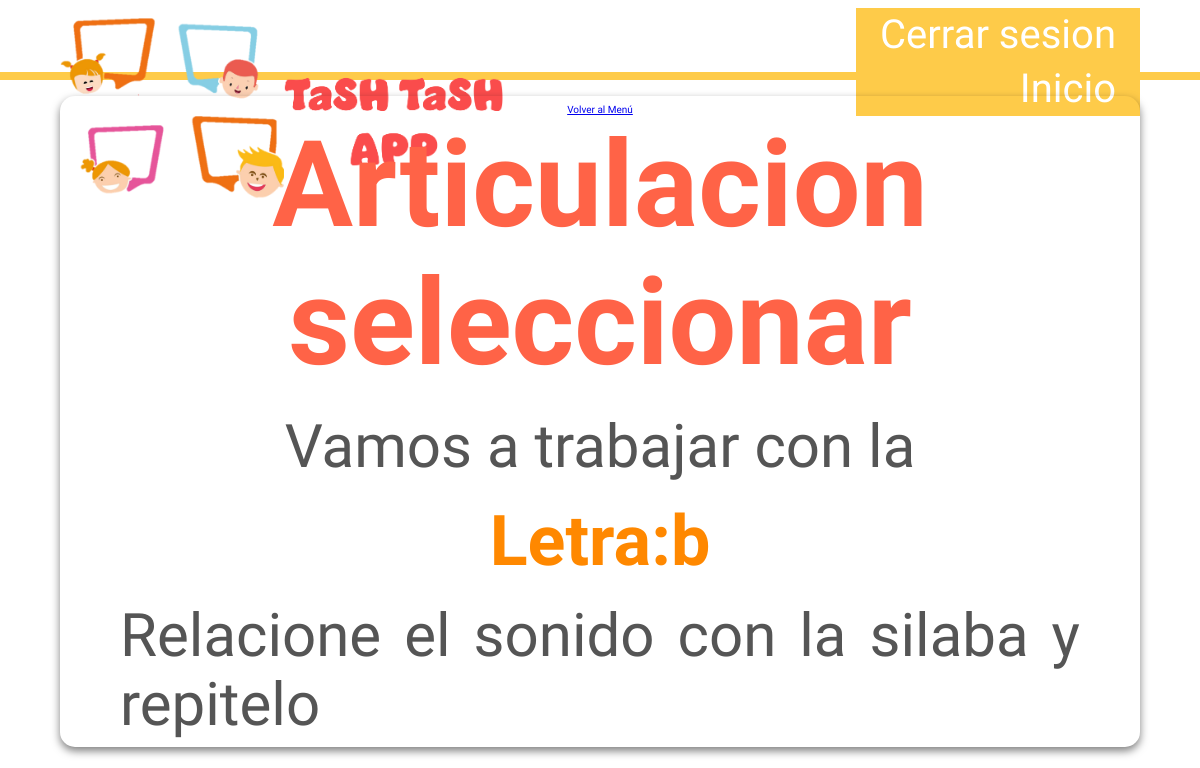
The page /articulacion/articulacion_seleccion/b/ (signed in) on the database as committed earlier.
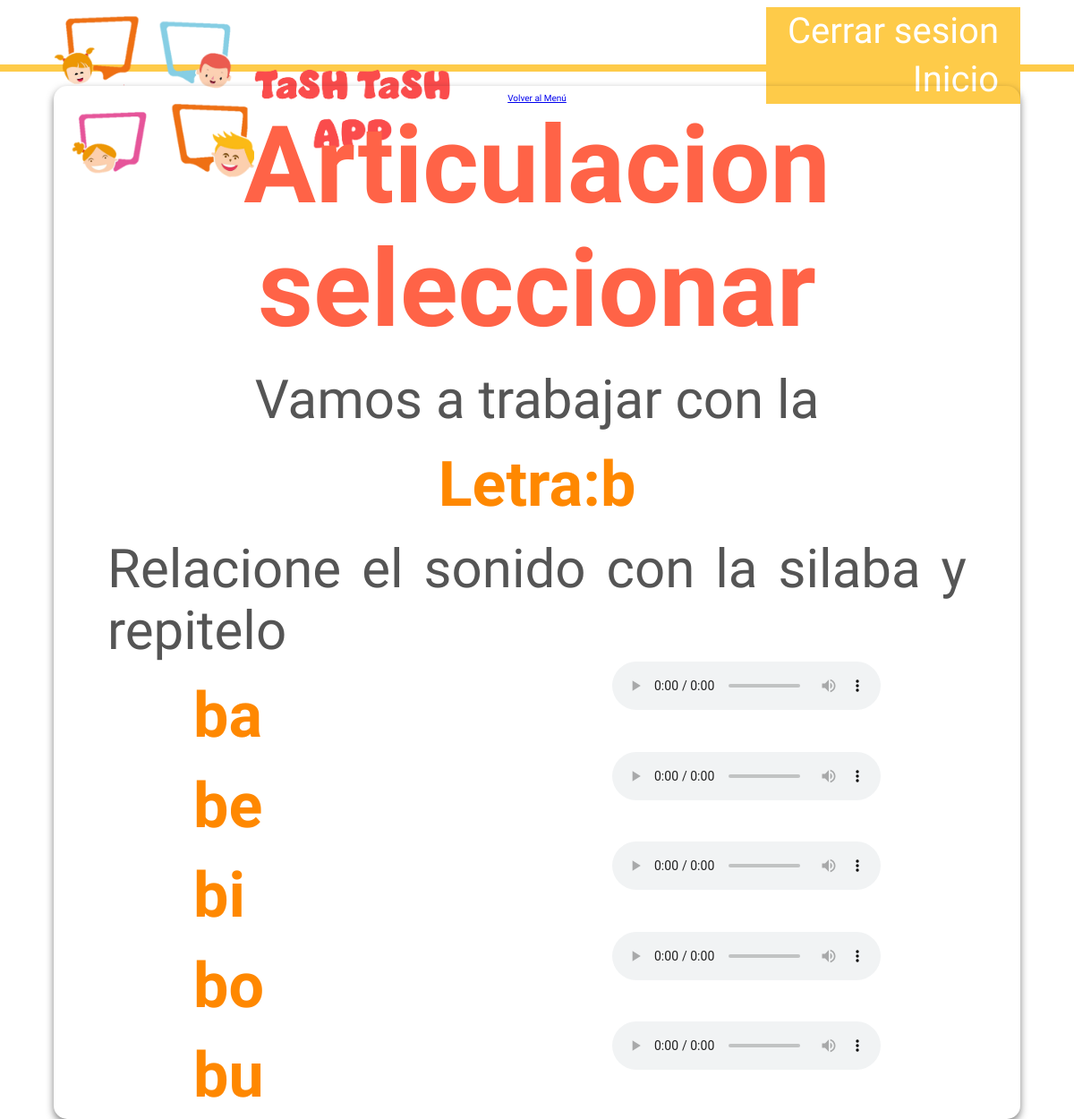
The same page on the database as committed later.
### articulacion/models.py (models this page shows, shortened)
class Articulacion_seleccion_info(models.Model):
    letra_categoria = models.TextField(max_length=100, verbose_name="letra_categoria")
    audio_a = models.FileField(upload_to='audios/', null=False, verbose_name="audio_a")
    audio_e = models.FileField(upload_to='audios/', null=False, verbose_name="audio_e")
    audio_i = models.FileField(upload_to='audios/', null=False, verbose_name="audio_i")
    audio_o = models.FileField(upload_to='audios/', null=False, verbose_name="audio_o")
    audio_u = models.FileField(upload_to='audios/', null=False, verbose_name="audio_u")

### articulacion/views.py (the view)
class Articulacion_seleccion_view(LoginRequiredMixin, ListView): #se crea una clase que hereda de ListView
    model = Articulacion_seleccion_info #traer el nombre de como llamamos a la clase que hicimos en models
    template_name = 'articulacion/articulacion_seleccion.html' #traer el nombre de la plantilla html
    context_object_name = 'instrucciones' #traer el nombre de la variable que se va a usar en la plantilla html
    def get_queryset(self):
        letra = self.kwargs['letra']
        return Articulacion_seleccion_info.objects.filter(letra_categoria=letra)
    def get_context_data(self, **kwargs):
        context = super().get_context_data(**kwargs)
        context['letra'] = self.kwargs['letra']
        return context

### articulacion/templates/articulacion/articulacion_seleccion.html (shortened to what this page needs)
{% extends "base.html" %}
{% load static %}
{% block extra_styles %}
    <link rel="stylesheet" href="{% static 'css/style_art_seleccion.css' %}">
{% endblock extra_styles %}
{% block content %}
<div class="content" >
    <a href="{% url 'menu_articulacion_seleccion' %}">Volver al Menú</a>
    <h2>Articulacion seleccionar</h2>
    <p> Vamos a trabajar con la </p>
    <h3>Letra:{{letra}}</h3>
    <p>Relacione el sonido con la silaba y repitelo</p>
    <ul>
    {% for instruccion in instrucciones  %}
        <li>
            <h3>{{letra}}a</h3>
            <audio controls>
                <source src="{{instruccion.audio_a.url}}" type="audio/mp3" >
            </audio>
        </li>
        <li>
            <h3>{{letra}}e</h3>
            <audio controls>
                <source src="{{ instruccion.audio_e.url }}" type="audio/mp3" >
            </audio>
        </li>
        <li>
            <h3>{{letra}}i</h3>
            <audio controls>
                <source src="{{ instruccion.audio_i.url }}" type="audio/mp3" >
            </audio>
        </li>
        <li>
            <h3>{{letra}}o</h3>
            <audio controls>
                <source src="{{ instruccion.audio_o.url }}" type="audio/mp3" >
            </audio>
        </li>
        <li>
            <h3>{{letra}}u</h3>
            <audio controls>
                <source src="{{ instruccion.audio_u.url }}" type="audio/mp3" >
            </audio>
        </li>
    {% endfor %}
    </ul>
</div>
{% endblock content %}

Rows that differ between the two databases and show on the page:
added Articulacion_seleccion_info: letra_categoria "b"
